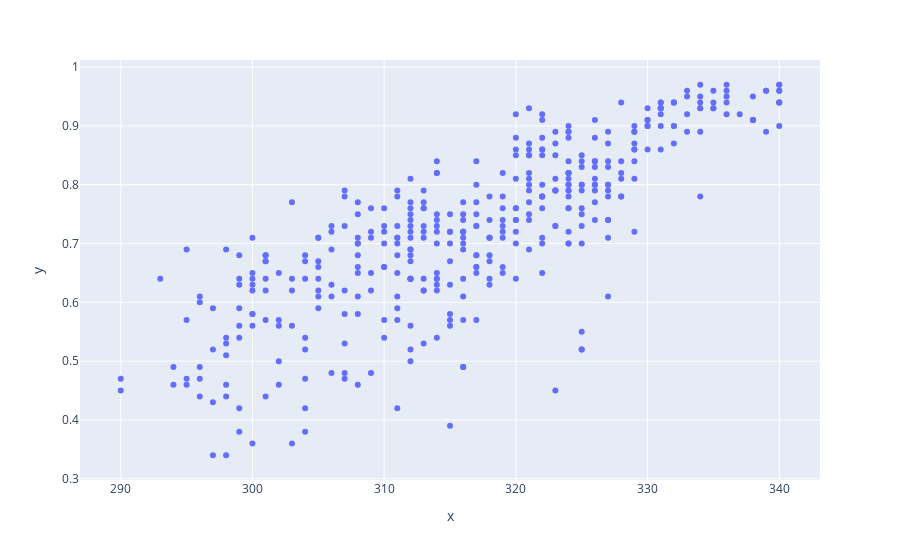

Write notebook code for a chart like this one.
### Code cell
import pandas as pd
import plotly.express as px
df = pd.read_csv("collage.csv")
GRE_Score=df["GRE Score"].tolist()
Chance_of_Admit=df["Chance of Admit "].tolist()
fig=px.scatter(x=GRE_Score, y=Chance_of_Admit)
fig.show()

### Figure 1 — Plotly figure (JSON) as saved in the notebook; plotly's stock layout.template omitted (floating-point values rounded to 4 significant figures; data arrays with more than 128 entries replaced by an {"elided": "..."} marker saying what was removed)
{"data": [{"hovertemplate": "x=%{x}<br>y=%{y}<extra></extra>", "legendgroup": "", "marker": {"color": "#636efa", "symbol": "circle"}, "mode": "markers", "name": "", "orientation": "v", "showlegend": false, "type": "scatter", "x": {"elided": "400 int values"}, "xaxis": "x", "y": {"elided": "400 float values"}, "yaxis": "y"}], "layout": {"legend": {"tracegroupgap": 0}, "margin": {"t": 60}, "xaxis": {"anchor": "y", "domain": [0, 1], "title": {"text": "x"}}, "yaxis": {"anchor": "x", "domain": [0, 1], "title": {"text": "y"}}}}
